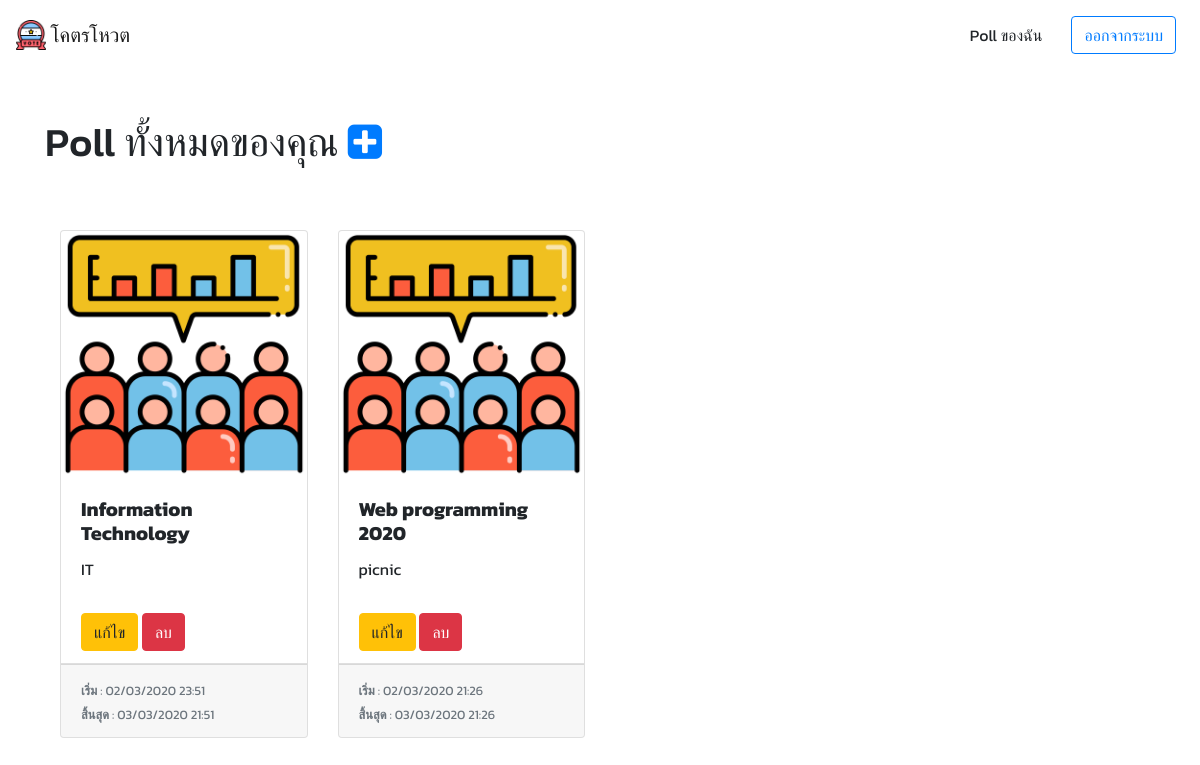
The app's page /accounts/mypolls/ (signed in) with its own data.
### polls/models.py (models this page shows, shortened)
class Poll(models.Model):
    subject = models.CharField(max_length=255, null=False)
    detail = models.TextField(null=False)
    picture = models.ImageField(default='poll/default.png', upload_to='poll/')
    start_date = models.DateTimeField(default=datetime.now)
    end_date = models.DateTimeField()
    password = models.CharField(max_length=255, blank=True, default='')
    create_by = models.ForeignKey(User, on_delete=models.CASCADE)
    create_date = models.DateTimeField(auto_now=True)

### accounts/views.py (the view)
# urls.py: path('mypolls/', views.my_polls_view, name='mypolls') # user poll list page
@login_required
def my_polls_view(request):
    polls = Poll.objects.filter(create_by=request.user).order_by('-start_date')
    return render(request, 'mypolls.html', {'polls' : polls})

### accounts/templates/mypolls.html (shortened to what this page needs)
{% extends 'base_layout.html' %}
{% block content %}
    <h1>Poll ทั้งหมดของคุณ <a href="{% url 'create' %}"> <i class="fa fa-plus-square" aria-hidden="true"></i> </a></h1>
    <div class="container mt-5">
        <div class="row">
            {% for poll in polls %}
                <div class="col-md-3 my-3">
                    <div class="card h-100 w-100">
                        <img class="card-img-top" src="{{ poll.picture.url }}" alt="Card image cap">
                        <div class="card-body">
                            <h5 class="card-title">
                                <b>{{ poll.subject }}</b>
                            </h5>
                            <p class="card-text">
                                {{ poll.detail|truncatechars:15 }}
                            </p>
                        </div>
                        <ul class="list-group list-group-flush">
                            <li class="list-group-item">
                                <a href="{% url 'edit' poll.id %}" class='btn btn-warning'>แก้ไข</a>
                                <a href="{% url 'poll_delete' poll.id %}" class='btn btn-danger'>ลบ</a>
                            </li>
                        </ul>
                        <div class="card-footer">
                            <small class="text-muted">
                                <b>เริ่ม</b> : {{ poll.start_date|date:'d/m/Y H:i' }} <br>
                                <b>สิ้นสุด</b> : {{ poll.end_date|date:'d/m/Y H:i' }} <br>
                            </small>
                        </div>
                    </div>
                </div>
            {% endfor %}
        </div>
    </div>
{% endblock %}

### static/css/style.css (style rules this page uses)
* { font-family: 'Kanit'; }
body { animation: fadein .5s; }

### records on screen
Poll: picture (placeholder picture), subject "Information Technology", detail "IT", start_date "02/03/2020 23:51", end_date "03/03/2020 21:51"
Poll: picture (placeholder picture), subject "Web programming 2020", detail "picnic", start_date "02/03/2020 21:26", end_date "03/03/2020 21:26"
